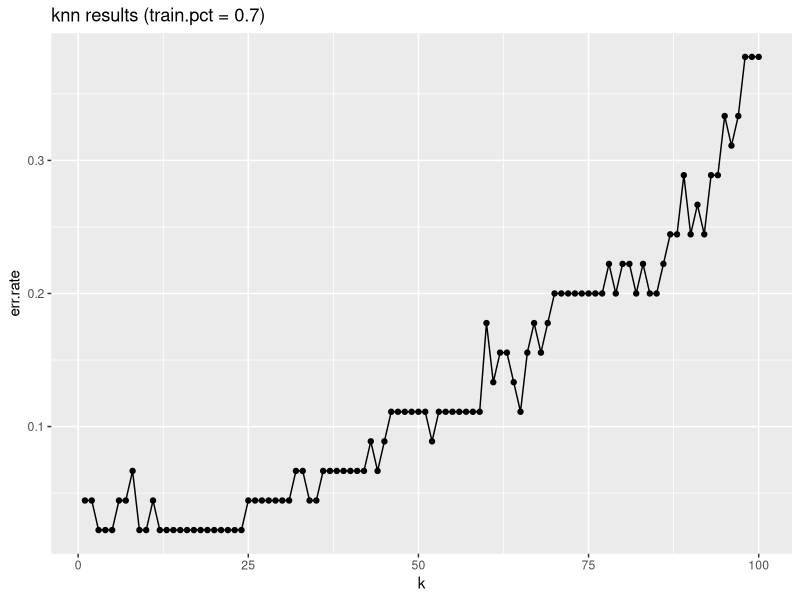
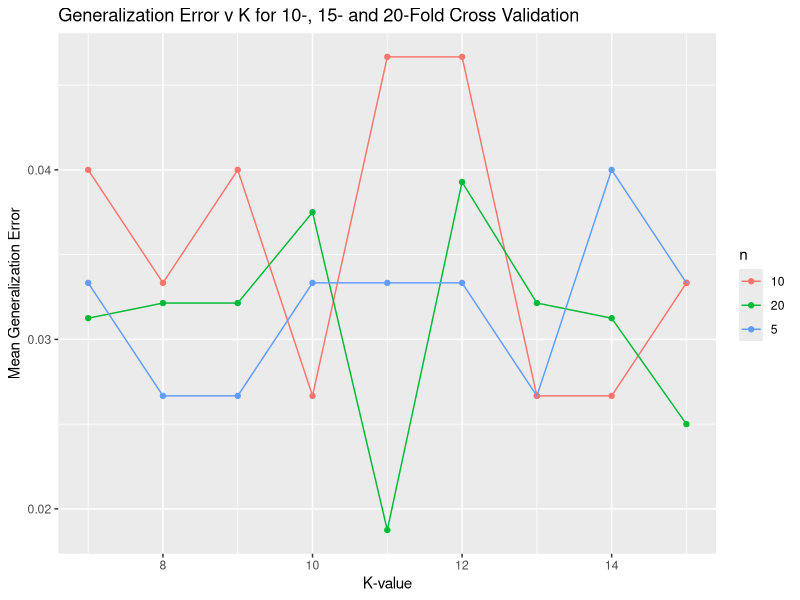

Write the R code that produced these figures, in order.
# Load required library
library(class)
library(ggplot2)

#################################################
# PREPROCESSING #
#################################################

data <- iris                # create copy of iris dataframe
labels <- data$Species      # store labels
data$Species <- NULL        # remove labels from feature set (note: could
# alternatively use neg indices on column index in knn call)

#################################################
# TRAIN/TEST SPLIT
#################################################

set.seed(1)         # initialize random seed for consistency
# NOTE -- run for various seeds --> need for CV!

train.pct <- 0.7    # pct of data to use for training set
N <- nrow(data)     # total number of records (150)

train.index <- sample(1:N, train.pct * N)       # random sample of records (training set)

train.data <- data[train.index, ]       # perform train/test split
test.data <- data[-train.index, ]       # note use of neg index...different than Python!

train.labels <- as.factor(as.matrix(labels)[train.index, ])     # extract training set labels
test.labels <- as.factor(as.matrix(labels)[-train.index, ])     # extract test set labels

#################################################
# APPLY MODEL
#################################################

err.rates <- data.frame()       # initialize results object

max.k <- 100
for (k in 1:max.k)              # perform fit for various values of k
{
  knn.fit <- knn(train = train.data,          # training set
                 test = test.data,           # test set
                 cl = train.labels,          # true labels
                 k = k                       # number of NN to poll
  )
  
  cat('\n', 'k = ', k, ', train.pct = ', train.pct, '\n', sep='')     # print params
  print(table(test.labels, knn.fit))          # print confusion matrix
  
  this.err <- sum(test.labels != knn.fit) / length(test.labels)    # store gzn err
  err.rates <- rbind(err.rates, this.err)     # append err to total results
}

#################################################
# OUTPUT RESULTS
#################################################

results <- data.frame(1:max.k, err.rates)   # create results summary data frame
names(results) <- c('k', 'err.rate')        # label columns of results df

# create title for results plot
title <- paste('knn results (train.pct = ', train.pct, ')', sep='')

# create results plot
results.plot <- ggplot(results, aes(x=k, y=err.rate)) + geom_point() + geom_line()
results.plot <- results.plot + ggtitle(title)

# draw results plot (note need for print stmt inside script to draw ggplot)
print(results.plot)

#################################################
# HOMEWORK
#################################################

knn.nfold <- function(n, k, data.set=data, label.set=labels) 
{ 
  # create n-fold partition of dataset 
  data.pool <- data.set                            # initialize data pool to be partitioned
  fold.list <- list()                              # initialize object to store each fold
  N <- nrow(data.set)                              # obtain total no. of rows in dataset
  r = N%%n                                         # calculate remainder of total rows/no. of folds,these r remainder rows will be distributed between folds
  for (x in 1:n)                                   # create partition for n folds
  {
      ifelse(x<=r,req.rows <-(floor(N/n)+1), req.rows <- floor(N/n))  # condition to distribute the remainder rows to the first r folds    
      set.seed(x)                                        # initialize random seed for repeatability, changes for each fold
      fold.index <- sample(1:nrow(data.pool), req.rows)  # obtain random sample of indices from data pool
      new.fold <- data.pool[fold.index, ]                # initialize fold from random indices
      fold.list[[x]] <- new.fold                         # add new fold to list of folds
      data.pool <- data.pool[-fold.index,]               # remove new fold data from data pool
    
  }
  # perform knn classification n times 
  fold.errs <- data.frame()       # initialize results object
  for (x in 1:n)                  # perform fit for n-folds
  {
    test.index <- as.integer(rownames(fold.list[[x]]))           # obtain indices of the test set (current fold)
    test.labels <- factor()
    levels(test.labels) <- levels(label.set)                     # ensure all levels are present in test labels to compare with knn.fit
    test.labels <- (as.matrix(labels)[test.index, ])             # extract test labels from list of all labels
    knn.fit <- knn(train = data.set[-test.index,],               # training set (excludes current test fold)
                   test = fold.list[[x]],                        # test set (current fold)
                   cl = label.set[-test.index],                  # true labels, excluding test fold labels
                   k = k                                         # number of NN to poll
    )
    this.err <- sum(test.labels != knn.fit) / length(test.labels)    # store gzn err
    print(table(test.labels, knn.fit))                               # print confusion matrix
    cat('\n', '    k = ', k, ', fold ', x, ' of ', n,': error rate = ', this.err,'\n\n', sep='')     # print params and fold error
        
    fold.errs <- rbind(fold.errs, this.err)     # append err to total results
  }
  # n-fold generalization error = average over all iterations
  names(fold.errs)  <- "error"                                # name column in results object
  mean.error = mean(fold.errs$error)                          # calculate mean error over all results
  cat('\n', 'KNN Classification with k = ', k, '\n')          # print params
  cat('\n', 'Mean generalization error rate using', n,'- fold cross validation = ', mean.error, '\n\n')   # print mean error
  return (mean.error)
}

# test the k value range of interest (7-15) from earlier plot with 5-, 10- and 20-fold cross validation
test.fold = data.frame()
for (n in c(5, 10, 20))
{  
  for (k in 7:15)
  {  
    result <- c(k, n, knn.nfold(n, k))
    test.fold <- rbind(test.fold, result)
  }
}
names(test.fold) <- c("k", "n", "error")
test.fold

# create test results plot
test.fold$n <- as.character(test.fold$n)    
test.plot <- ggplot(test.fold, aes(x=k, y=error, group = n, colour = n)) + geom_point() + geom_line()
test.plot <- test.plot + ggtitle("Generalization Error v K for 10-, 15- and 20-Fold Cross Validation")
test.plot <- test.plot + ylab("Mean Generalization Error") + xlab("K-value")
# draw results plot
print(test.plot)


